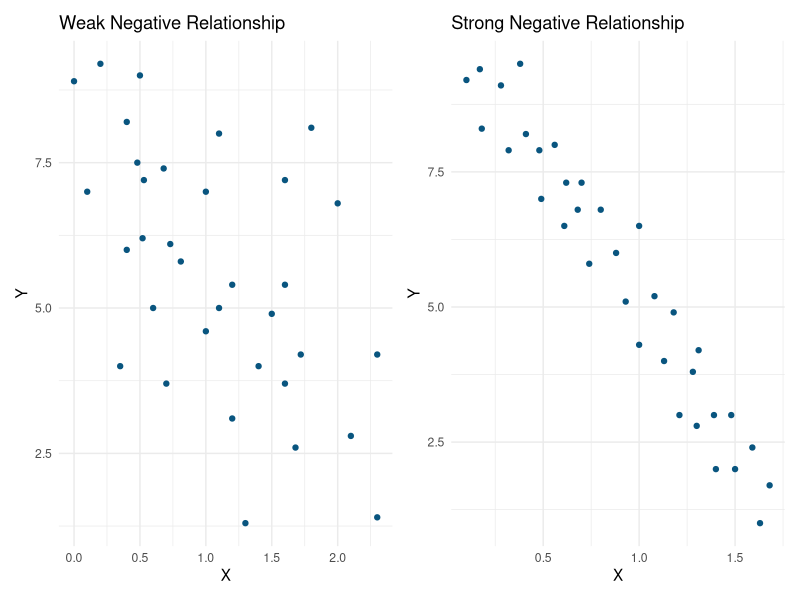
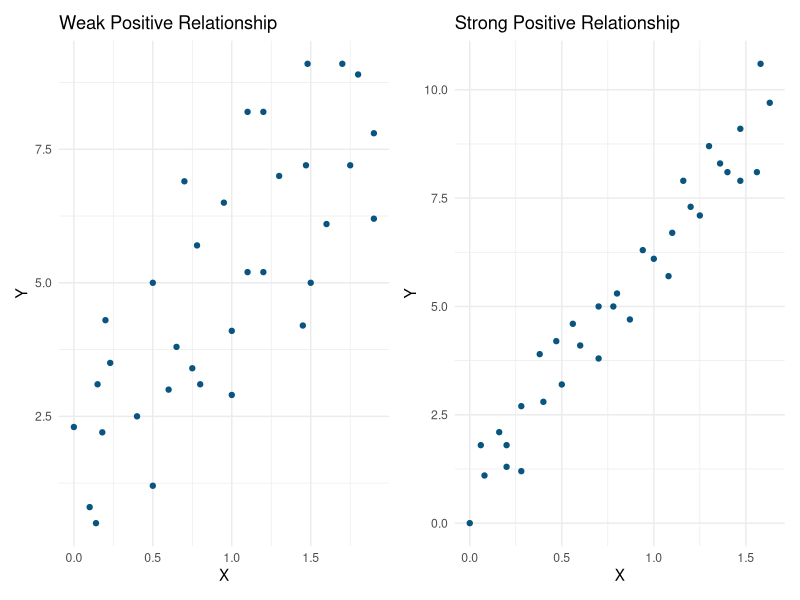
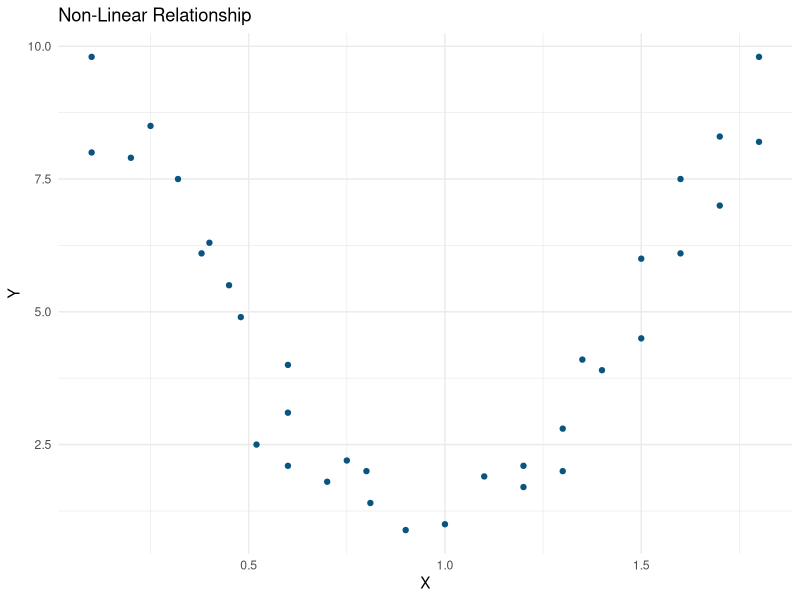

Here is the R script that generated these plots, in order:
## ---- chunk 1

library(tidyverse)
library(patchwork)

data = readxl::read_xlsx("./data/scatterplot_data.xlsx")

## ---- chunk 2

## Negative relationships

weak_neg = 
  data %>% 
  ggplot() + 
  geom_point(aes(x = x_neg_weak, y = y_neg_weak),
             color = "#09557f") +
  theme_minimal() +
  labs(
    x = "X",
    y = "Y",
    title = "Weak Negative Relationship"
  )

strong_neg = 
  data %>% 
  ggplot() + 
  geom_point(aes(x = x_neg_strong, y = y_neg_strong),
             color = "#09557f") +
  theme_minimal() +
  labs(
    x = "X",
    y = "Y",
    title = "Strong Negative Relationship"
  )

weak_neg + strong_neg

## Positive Relationships

weak_pos = 
  data %>% 
  ggplot() + 
  geom_point(aes(x = x_pos_weak, y = y_pos_weak),
             color = "#09557f") +
  theme_minimal() +
  labs(
    x = "X",
    y = "Y",
    title = "Weak Positive Relationship"
  )

strong_pos = 
  data %>% 
  ggplot() + 
  geom_point(aes(x = x_pos_strong, y = y_pos_strong),
             color = "#09557f") +
  theme_minimal() +
  labs(
    x = "X",
    y = "Y",
    title = "Strong Positive Relationship"
  )

weak_pos + strong_pos

## Non-linear

data %>% 
  ggplot() + 
  geom_point(aes(x = x_non_lin, y = y_non_lin),
             color = "#09557f") +
  theme_minimal() +
  labs(
    x = "X",
    y = "Y",
    title = "Non-Linear Relationship"
  )



## ---- chunk 3

cor.test(data$x_pos_weak, data$y_pos_weak, method = "pearson")

cor.test(data$x_pos_strong, data$y_pos_strong, method = "pearson")

## ---- chunk 4

weak = lm(y_pos_weak ~ x_pos_weak, data = data)

summary(weak)

strong = lm(y_pos_strong ~ x_pos_strong, data = data)

summary(strong)

